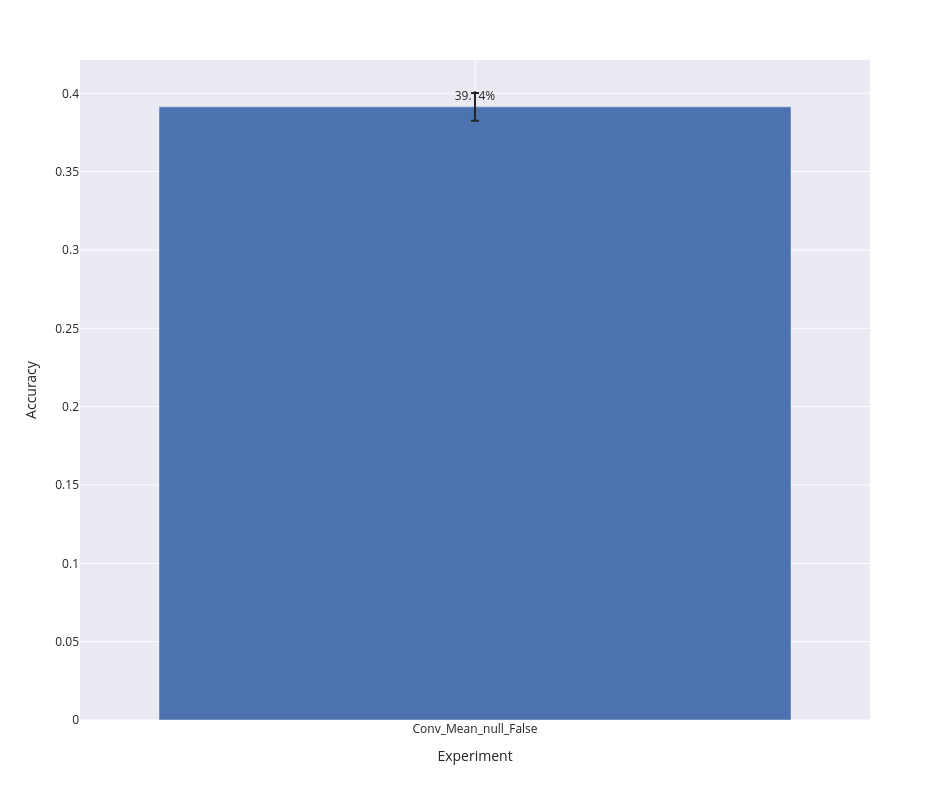

Notebook cell for this chart:
### Code cell
bar_plot(row_wise_metrics_agg, 'accuracy')

### Figure 1 — Plotly figure (JSON) as saved in the notebook; plotly's stock layout.template omitted (floating-point values rounded to 4 significant figures)
{"data": [{"alignmentgroup": "True", "error_y": {"array": [0.008821]}, "hovertemplate": "expr=%{x}<br>accuracy_mean=%{text}<extra></extra>", "legendgroup": "", "marker": {"color": "rgb(76,114,176)", "pattern": {"shape": ""}}, "name": "", "offsetgroup": "", "orientation": "v", "showlegend": false, "text": [0.3914], "textposition": "outside", "texttemplate": "%{text:.2%}", "type": "bar", "x": ["Conv_Mean_null_False"], "xaxis": "x", "y": [0.3914], "yaxis": "y"}], "layout": {"barmode": "group", "height": 800, "legend": {"tracegroupgap": 0}, "margin": {"t": 60}, "width": 950, "xaxis": {"anchor": "y", "domain": [0, 1], "title": {"text": "Experiment"}}, "yaxis": {"anchor": "x", "domain": [0, 1], "title": {"text": "Accuracy"}}}}
